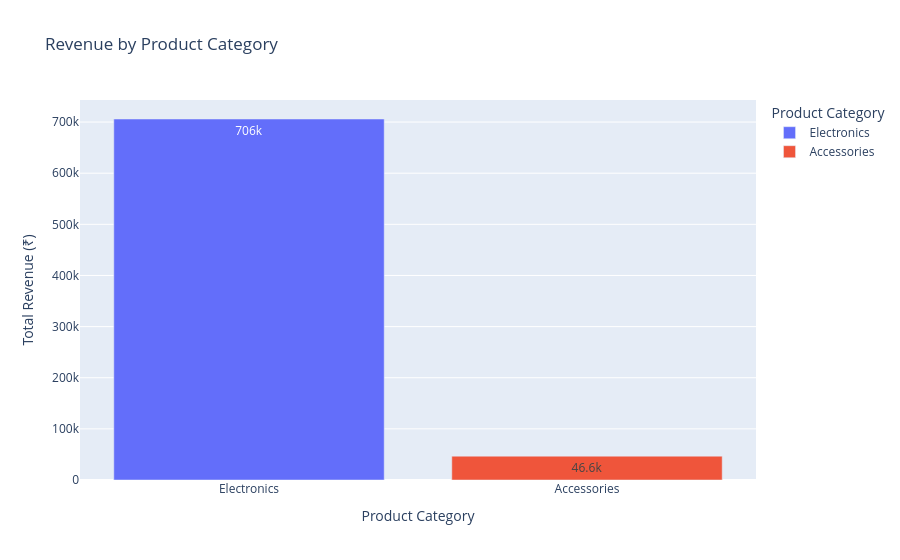

Notebook source saved alongside this figure:
### Code cell
fig = px.bar(
    category_performance.reset_index(),
    x="Category",
    y="Total_Revenue",
    title="Revenue by Product Category",
    color="Category",
    text_auto=True,
    labels={
        "Category": "Product Category",
        "Total_Revenue": "Total Revenue (₹)"
    }
)

fig.show()

### Figure 1 — Plotly figure (JSON) as saved in the notebook; plotly's stock layout.template omitted (floating-point values rounded to 4 significant figures)
{"data": [{"hovertemplate": "Product Category=%{x}<br>Total Revenue (₹)=%{y}<extra></extra>", "legendgroup": "Electronics", "marker": {"color": "#636efa", "pattern": {"shape": ""}}, "name": "Electronics", "orientation": "v", "showlegend": true, "textposition": "auto", "texttemplate": "%{y}", "type": "bar", "x": ["Electronics"], "xaxis": "x", "y": [706000], "yaxis": "y"}, {"hovertemplate": "Product Category=%{x}<br>Total Revenue (₹)=%{y}<extra></extra>", "legendgroup": "Accessories", "marker": {"color": "#EF553B", "pattern": {"shape": ""}}, "name": "Accessories", "orientation": "v", "showlegend": true, "textposition": "auto", "texttemplate": "%{y}", "type": "bar", "x": ["Accessories"], "xaxis": "x", "y": [46600], "yaxis": "y"}], "layout": {"barmode": "relative", "legend": {"title": {"text": "Product Category"}, "tracegroupgap": 0}, "title": {"text": "Revenue by Product Category"}, "xaxis": {"anchor": "y", "categoryarray": ["Electronics", "Accessories"], "categoryorder": "array", "domain": [0, 1], "title": {"text": "Product Category"}}, "yaxis": {"anchor": "x", "domain": [0, 1], "title": {"text": "Total Revenue (₹)"}}}}
